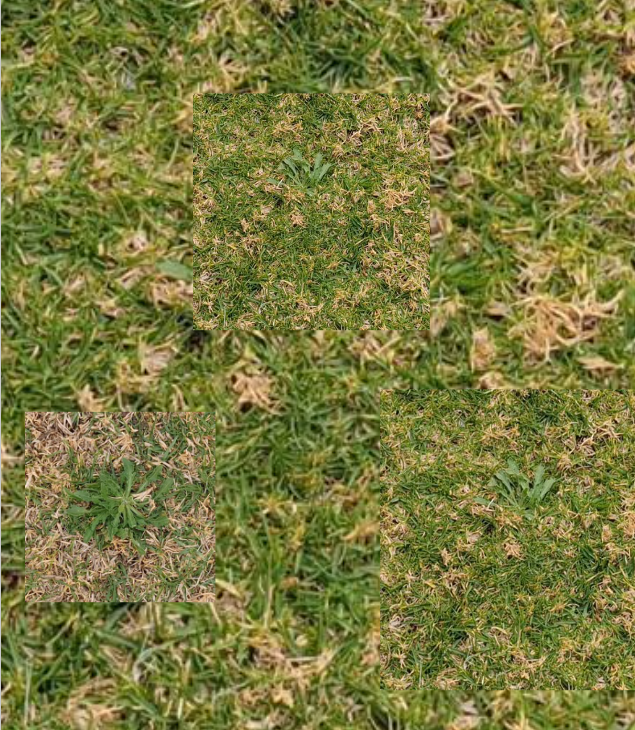
#> input picture scripts/image copy 2.png, 635 x 730 px, given in place of the camera
$ python final.py
#> lines starting #> are read from the running program, lines starting #| are printed output that depends on the picture; after the words box and inside, x2 and y2 are one past the last pixel; in counts of white or black regions, pixels touching at a corner belong together
import RPi.GPIO as GPIO
import time
import cv2
import numpy as np
import subprocess
import json
import os

# Raspberry Pi Motor Control Pins
IN1, IN2, IN3, IN4 = 17, 27, 22, 23
ENA, ENB = 18, 19
RELAY_PIN = 16  # GPIO pin for relay control

# Servo Pins
SERVO1 = 5
SERVO2 = 6

# Initialize GPIO
GPIO.setmode(GPIO.BCM)
GPIO.setup([IN1, IN2, IN3, IN4, ENA, ENB, RELAY_PIN, SERVO1, SERVO2], GPIO.OUT)

# Setup PWM
motor_pwm_a = GPIO.PWM(ENA, 5000)
motor_pwm_b = GPIO.PWM(ENB, 5000)
servo1_pwm = GPIO.PWM(SERVO1, 50)  # 50 Hz
servo2_pwm = GPIO.PWM(SERVO2, 50)

motor_pwm_a.start(50)
motor_pwm_b.start(50)
servo1_pwm.start(0)
servo2_pwm.start(0)


# Helper: convert angle to duty cycle
def angle_to_duty(angle):
    return 2 + (angle / 18)


# Upload image using login and curl
# [37 lines left out: function upload_image_with_login, not called in this run]


def move_forward():
    GPIO.output(IN1, GPIO.HIGH)
    GPIO.output(IN2, GPIO.LOW)
    GPIO.output(IN3, GPIO.HIGH)
    GPIO.output(IN4, GPIO.LOW)


# [29 lines left out: functions stop_motor, activate_relay, not called in this run]


def set_servo_angle(servo_pwm, angle):
    duty = angle_to_duty(angle)
    servo_pwm.ChangeDutyCycle(duty)
    time.sleep(1)
    servo_pwm.ChangeDutyCycle(0)


# [21 lines left out: function activate_servos, not called in this run]


# Start moving
move_forward()
set_servo_angle(servo1_pwm, 90)
set_servo_angle(servo2_pwm, 90)

# Use attached camera
cap = cv2.VideoCapture(0)
time.sleep(2)  # Camera warm-up

blue_detected_prev = False

try:
    while cap.isOpened():
        ret, frame = cap.read()
#> frame is the input picture: shape (730, 635, 3); mean B, G, R 62.5, 122.4, 123.1
        if not ret:
            print("Failed to grab frame")
            break

        hsv = cv2.cvtColor(frame, cv2.COLOR_BGR2HSV)
#> hsv: shape (730, 635, 3); mean H, S, V 30.1, 140.8, 129

        # Red detection
        lower_red1 = np.array([0, 100, 100])
        upper_red1 = np.array([10, 255, 255])
        lower_red2 = np.array([160, 100, 100])
        upper_red2 = np.array([180, 255, 255])
        mask_red = cv2.bitwise_or(
            cv2.inRange(hsv, lower_red1, upper_red1),
            cv2.inRange(hsv, lower_red2, upper_red2),
        )
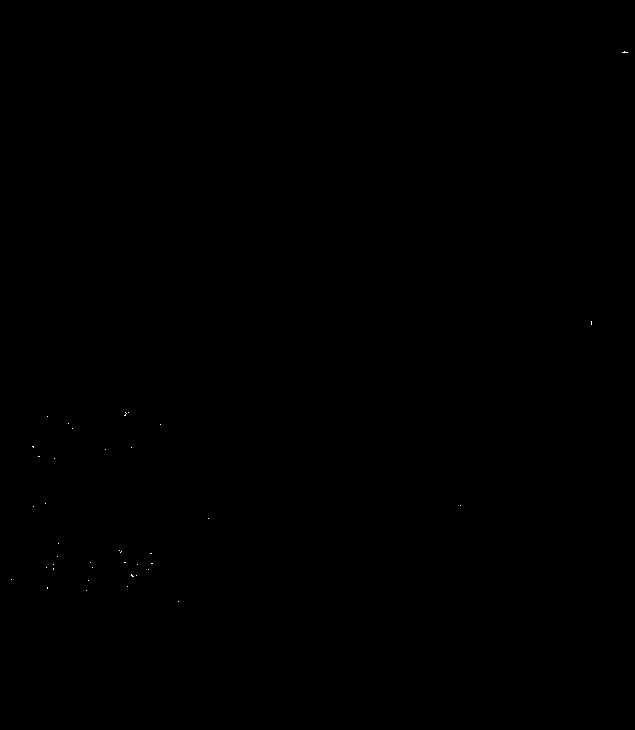
#> mask_red: shape (730, 635); 0.01% white in thin lines or dots, all inside (x1, y1, x2, y2) = (11, 51, 628, 602)
        red_pixels = cv2.countNonZero(mask_red)
#> red_pixels = 65

        # Blue detection
        lower_blue = np.array([100, 150, 50])
        upper_blue = np.array([200, 255, 255])
        mask_blue = cv2.inRange(hsv, lower_blue, upper_blue)
#> mask_blue: shape (730, 635); every value is 0
        blue_pixels = cv2.countNonZero(mask_blue)
#> blue_pixels = 0

        # Red handling
        if red_pixels > 500:
            print("Red Detected! Stopping Bot...")
            stop_motor()
            time.sleep(1)
            activate_relay()
            time.sleep(5)
            print("Resuming Forward Movement...")
            move_forward()

            while True:
                ret, frame = cap.read()
                if not ret:
                    break
                hsv = cv2.cvtColor(frame, cv2.COLOR_BGR2HSV)
                mask_red = cv2.bitwise_or(
                    cv2.inRange(hsv, lower_red1, upper_red1),
                    cv2.inRange(hsv, lower_red2, upper_red2),
                )
                red_pixels = cv2.countNonZero(mask_red)
                if red_pixels < 500:
                    print("Red cleared. Scanning resumes...")
                    break

        # Blue handling
        if blue_pixels > 800 and not blue_detected_prev:
            activate_servos()
            blue_detected_prev = True
        elif blue_pixels < 500:
            blue_detected_prev = False

        if cv2.waitKey(1) & 0xFF == ord("q"):
#> (key q is pressed here)
            break

finally:
    cap.release()
    cv2.destroyAllWindows()
    motor_pwm_a.stop()
#> (this line was passed over: RPi is not available in this run)
    motor_pwm_b.stop()
#> (this line was passed over: RPi is not available in this run)
    servo1_pwm.stop()
#> (this line was passed over: RPi is not available in this run)
    servo2_pwm.stop()
#> (this line was passed over: RPi is not available in this run)
    GPIO.cleanup()
